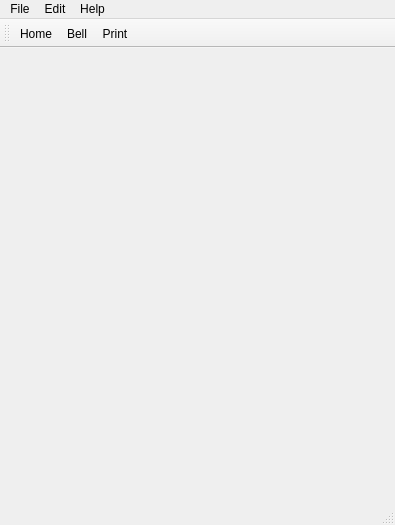
<?xml version="1.0" encoding="UTF-8"?>
<ui version="4.0">
 <class>MainWindow</class>
 <widget class="QMainWindow" name="MainWindow">
  <property name="geometry">
   <rect>
    <x>0</x>
    <y>0</y>
    <width>395</width>
    <height>525</height>
   </rect>
  </property>
  <property name="windowTitle">
   <string>MainWindow</string>
  </property>
  <widget class="QWidget" name="centralwidget"/>
  <widget class="QMenuBar" name="menubar">
   <property name="geometry">
    <rect>
     <x>0</x>
     <y>0</y>
     <width>395</width>
     <height>23</height>
    </rect>
   </property>
   <widget class="QMenu" name="menuFile">
    <property name="title">
     <string>File</string>
    </property>
    <addaction name="actionOpen"/>
    <addaction name="actionNew"/>
    <addaction name="actionSave"/>
    <addaction name="actionSave_As"/>
   </widget>
   <widget class="QMenu" name="menuEdit">
    <property name="title">
     <string>Edit</string>
    </property>
    <addaction name="actionCut"/>
    <addaction name="actionCopy"/>
    <addaction name="actionPaste"/>
    <addaction name="actionFind_next"/>
    <addaction name="actionHome"/>
   </widget>
   <widget class="QMenu" name="menuHelp">
    <property name="title">
     <string>Help</string>
    </property>
    <addaction name="actionAbout"/>
   </widget>
   <addaction name="menuFile"/>
   <addaction name="menuEdit"/>
   <addaction name="menuHelp"/>
  </widget>
  <widget class="QStatusBar" name="statusbar"/>
  <widget class="QToolBar" name="toolBar">
   <property name="windowTitle">
    <string>toolBar</string>
   </property>
   <attribute name="toolBarArea">
    <enum>TopToolBarArea</enum>
   </attribute>
   <attribute name="toolBarBreak">
    <bool>false</bool>
   </attribute>
   <addaction name="actionHome"/>
   <addaction name="actionBell"/>
   <addaction name="actionPrint"/>
  </widget>
  <action name="actionOpen">
   <property name="text">
    <string>Open</string>
   </property>
  </action>
  <action name="actionNew">
   <property name="text">
    <string>New </string>
   </property>
  </action>
  <action name="actionSave">
   <property name="text">
    <string>Save</string>
   </property>
  </action>
  <action name="actionSave_As">
   <property name="text">
    <string>Save As</string>
   </property>
  </action>
  <action name="actionCut">
   <property name="text">
    <string>Cut</string>
   </property>
  </action>
  <action name="actionCopy">
   <property name="text">
    <string>Copy</string>
   </property>
  </action>
  <action name="actionPaste">
   <property name="text">
    <string>Paste</string>
   </property>
  </action>
  <action name="actionAbout">
   <property name="text">
    <string>About</string>
   </property>
  </action>
  <action name="actionFind_next">
   <property name="text">
    <string>Find next</string>
   </property>
  </action>
  <action name="actionHome">
   <property name="icon">
    <iconset>
     <normaloff>../CameraCalibration/data/icon.png</normaloff>../CameraCalibration/data/icon.png</iconset>
   </property>
   <property name="text">
    <string>Home</string>
   </property>
  </action>
  <action name="actionBell">
   <property name="icon">
    <iconset>
     <normaloff>icons/diagona-icons-1.0/icons/10/096.png</normaloff>icons/diagona-icons-1.0/icons/10/096.png</iconset>
   </property>
   <property name="text">
    <string>Bell</string>
   </property>
  </action>
  <action name="actionPrint">
   <property name="icon">
    <iconset>
     <normaloff>icons/diagona-icons-1.0/icons/10/012.png</normaloff>icons/diagona-icons-1.0/icons/10/012.png</iconset>
   </property>
   <property name="text">
    <string>Print</string>
   </property>
  </action>
 </widget>
 <resources/>
 <connections/>
</ui>
